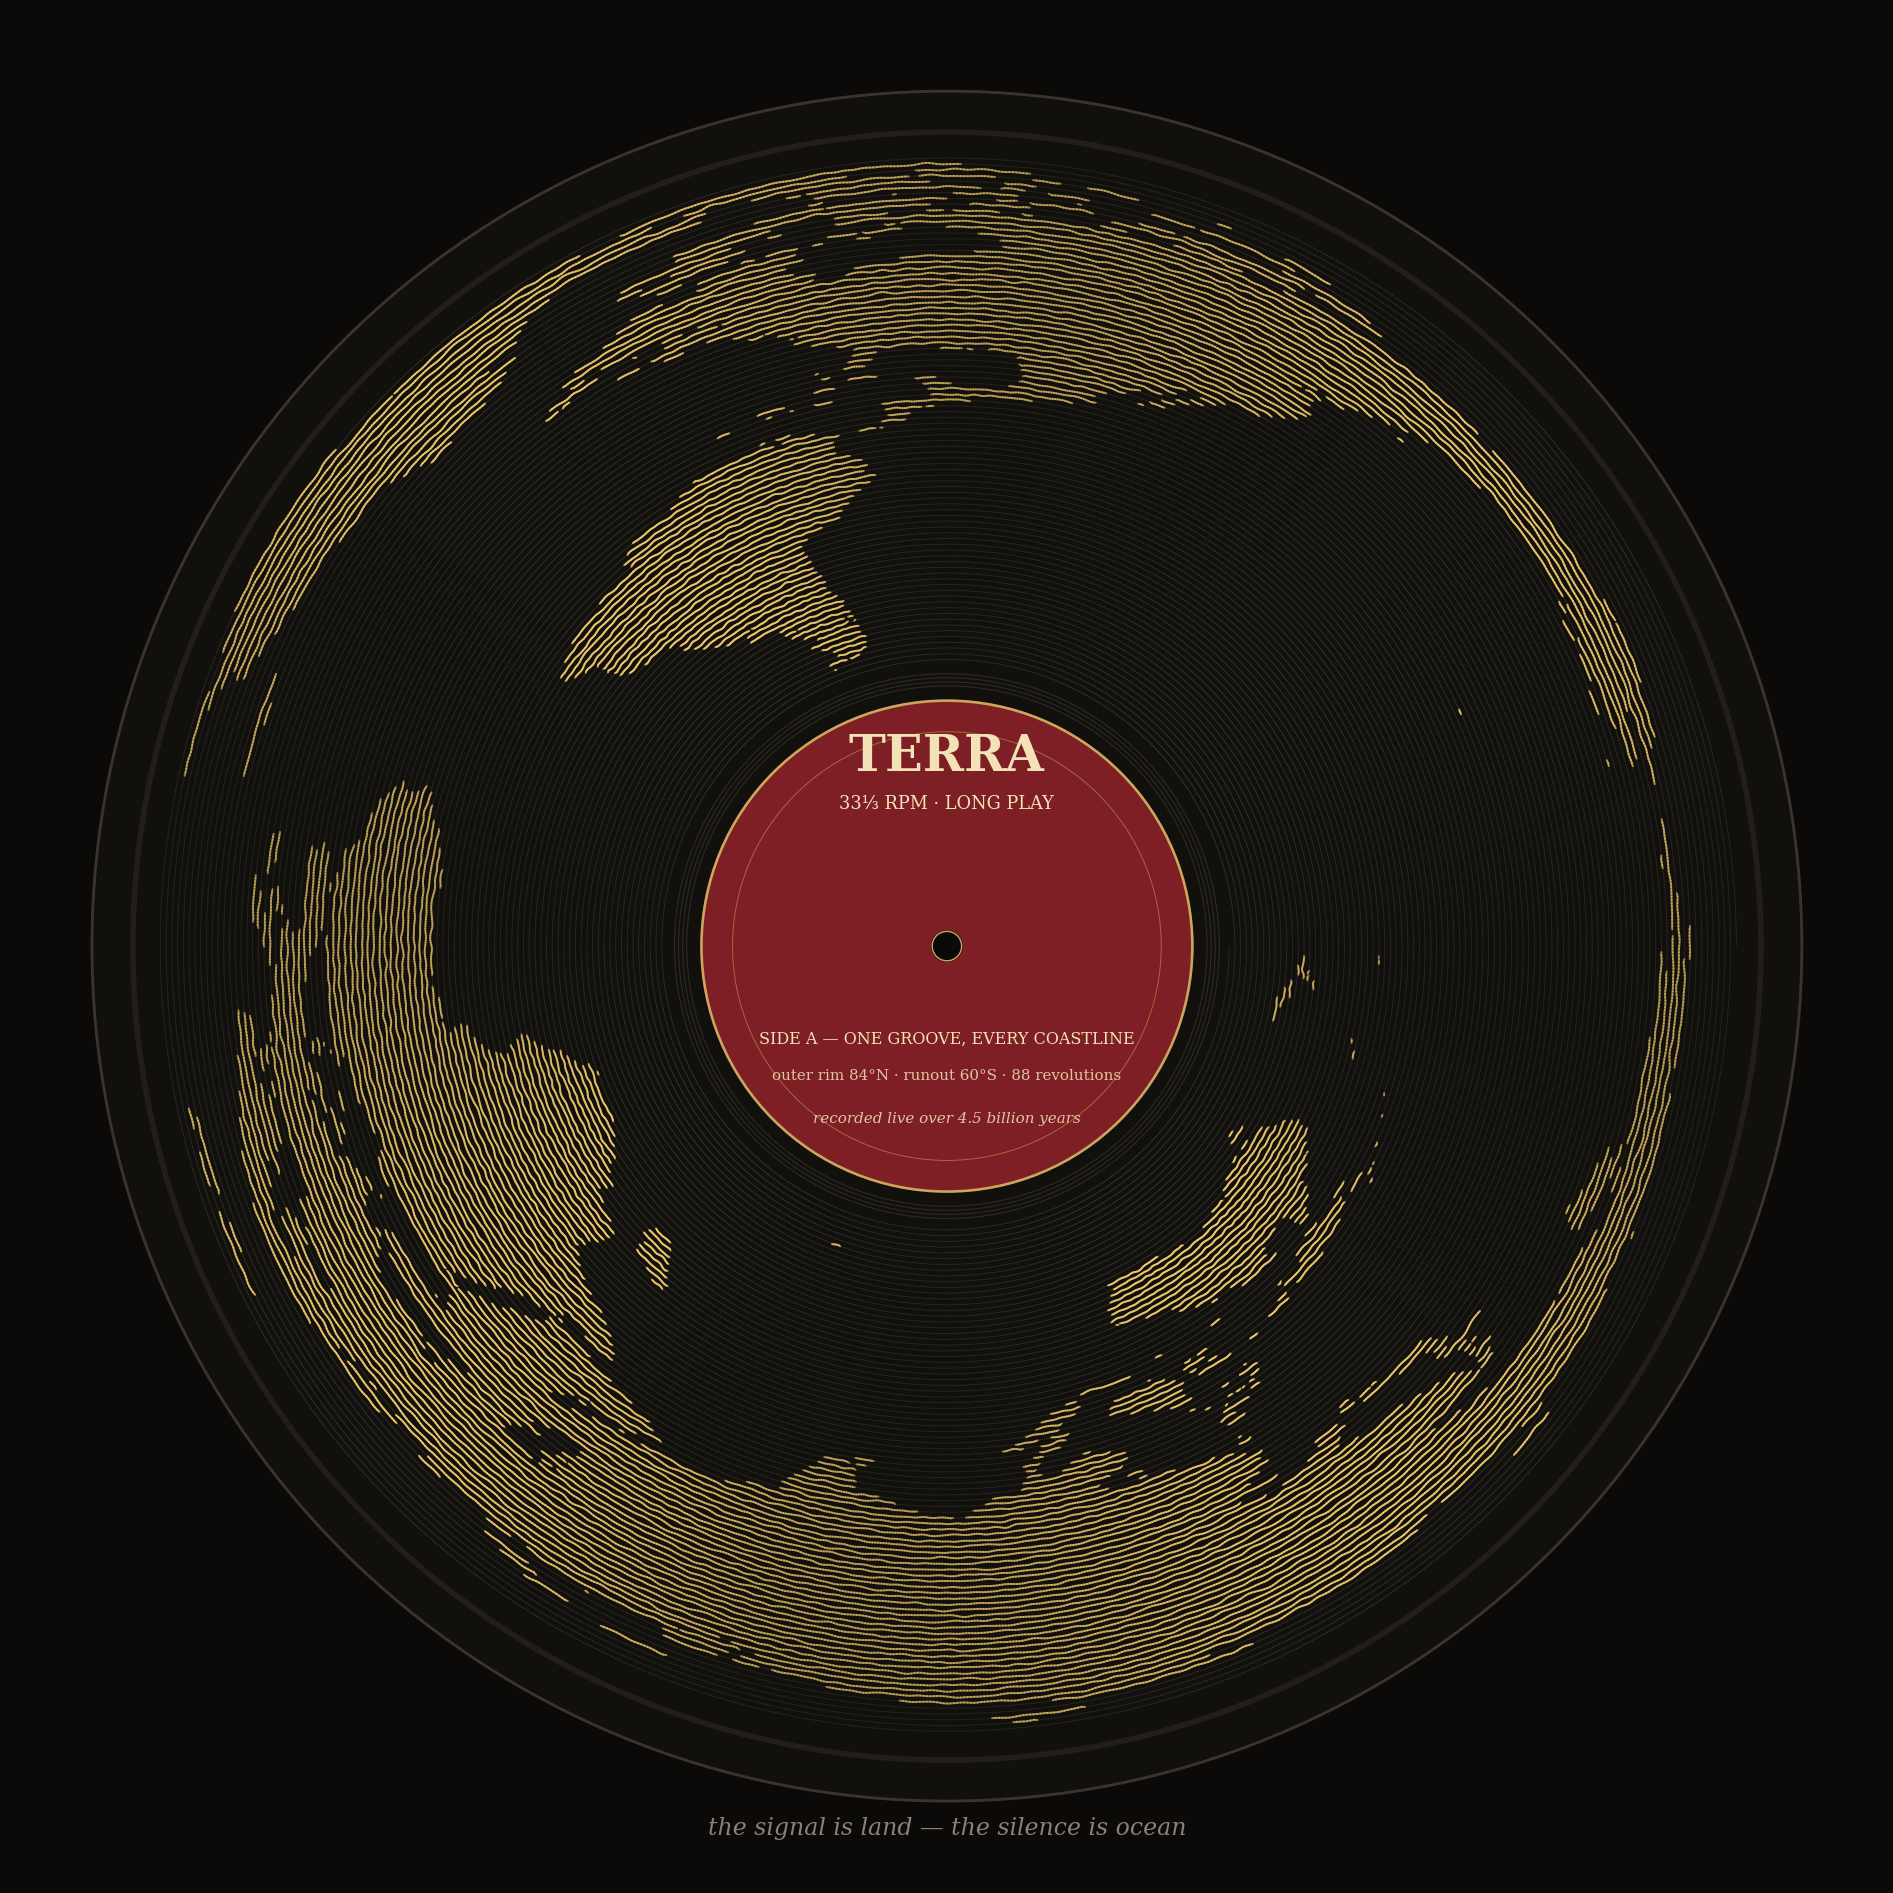

Recreate this plot in Python.
"""TERRA, 33 1/3 RPM — the planet pressed to vinyl.

One continuous spiral groove, outer rim = 84N, inner runout = 60S.
As the needle travels the spiral, longitude is the rotation angle and
latitude is the groove radius. Wherever the groove crosses land the
"signal" modulates — continents become the loud passages of the record.

Pure GeoPandas/Shapely + Matplotlib. No basemap service, no GIS suite.
"""

import numpy as np
import geopandas as gpd
import shapely
from matplotlib import pyplot as plt
from matplotlib.collections import LineCollection
from matplotlib.patches import Circle

WORLD_SHP = "/tmp/gpd14/geopandas/datasets/naturalearth_lowres/naturalearth_lowres.shp"

rng = np.random.default_rng(42)

# ---------------------------------------------------------------- geography
world = gpd.read_file(WORLD_SHP)
land = shapely.union_all(world.geometry.values)
shapely.prepare(land)

# ---------------------------------------------------------------- the groove
R_OUT, R_IN = 0.965, 0.345          # groove band radii
LAT_TOP, LAT_BOT = 84.0, -60.0      # latitude carried by the groove band
N_REV = 88                          # revolutions of the spiral
SAMPLES_PER_REV = 1400

n = N_REV * SAMPLES_PER_REV
t = np.linspace(0.0, 1.0, n)
theta = 2 * np.pi * N_REV * t
radius = R_OUT - (R_OUT - R_IN) * t

lon = (np.degrees(theta) % 360.0) - 180.0
lat = LAT_TOP - (LAT_TOP - LAT_BOT) * t
on_land = shapely.contains_xy(land, lon, lat)

# Audio-like signal: smoothed noise, only audible over land
pitch = (R_OUT - R_IN) / N_REV                       # spacing between grooves
raw = rng.normal(0.0, 1.0, n)
kernel = np.hanning(9); kernel /= kernel.sum()
signal = np.convolve(raw, kernel, mode="same")
signal += 0.6 * np.sin(theta * 31.0) * np.convolve(rng.normal(0, 1, n), kernel, mode="same")
signal /= np.abs(signal).max()

amp = np.where(on_land, 0.38 * pitch, 0.03 * pitch)
r_mod = radius + amp * signal

x = r_mod * np.cos(theta)
y = r_mod * np.sin(theta)

# ---------------------------------------------------------------- styling
BG = "#0b0a08"
GOLD = np.array([0.93, 0.78, 0.42])     # land signal
GROOVE = np.array([0.36, 0.34, 0.31])   # silent vinyl groove

pts = np.column_stack([x, y]).reshape(-1, 1, 2)
segs = np.concatenate([pts[:-1], pts[1:]], axis=1)

# vinyl sheen: two soft angular highlights sweeping across the disc
sheen = 0.62 + 0.38 * np.cos(2.0 * (theta - 0.7)) ** 2
base_rgb = np.where(on_land[:, None], GOLD, GROOVE)
alpha = np.where(on_land, 0.95, 0.34) * sheen
colors = np.concatenate([base_rgb, alpha[:, None]], axis=1)[:-1]
widths = np.where(on_land, 0.85, 0.45)[:-1]

fig, ax = plt.subplots(figsize=(14, 14), dpi=170)
fig.patch.set_facecolor(BG)
ax.set_facecolor(BG)
ax.set_aspect("equal")
ax.axis("off")
ax.set_xlim(-1.12, 1.12)
ax.set_ylim(-1.12, 1.12)

# disc body
ax.add_patch(Circle((0, 0), 1.045, color="#11100d", zorder=0))
ax.add_patch(Circle((0, 0), 1.045, fill=False, ec="#3a352c", lw=1.2, zorder=6))
ax.add_patch(Circle((0, 0), 0.995, fill=False, ec="#221f1a", lw=2.4, zorder=1))

ax.add_collection(LineCollection(segs, colors=colors, linewidths=widths,
                                 capstyle="round", zorder=2))

# lead-out grooves and label
for r in np.linspace(R_IN - 0.012, 0.318, 4):
    ax.add_patch(Circle((0, 0), r, fill=False, ec="#2c2922", lw=0.5, zorder=2))

ax.add_patch(Circle((0, 0), 0.30, color="#7d1f24", zorder=3))           # label
ax.add_patch(Circle((0, 0), 0.30, fill=False, ec="#caa75c", lw=1.1, zorder=4))
ax.add_patch(Circle((0, 0), 0.262, fill=False, ec="#caa75c", lw=0.4, alpha=0.55, zorder=4))
ax.add_patch(Circle((0, 0), 0.018, color=BG, zorder=5))                  # spindle
ax.add_patch(Circle((0, 0), 0.018, fill=False, ec="#caa75c", lw=0.6, zorder=5))

label_kw = dict(ha="center", color="#f3e2b8", zorder=5, family="DejaVu Serif")
ax.text(0, 0.215, "TERRA", fontsize=21, weight="bold", **label_kw)
ax.text(0, 0.168, "33⅓ RPM · LONG PLAY", fontsize=7.5, **label_kw)
ax.text(0, -0.118, "SIDE A — ONE GROOVE, EVERY COASTLINE", fontsize=6.8, **label_kw)
ax.text(0, -0.163, "outer rim 84°N · runout 60°S · 88 revolutions",
        fontsize=6.4, alpha=0.85, **label_kw)
ax.text(0, -0.215, "recorded live over 4.5 billion years", fontsize=6.4,
        style="italic", alpha=0.85, **label_kw)

ax.text(0, -1.085, "the signal is land — the silence is ocean",
        ha="center", color="#8a8273", fontsize=10, family="DejaVu Serif",
        style="italic")

fig.savefig("map-art/01_vinyl_earth.png", facecolor=BG, bbox_inches="tight",
            pad_inches=0.18)
print("wrote map-art/01_vinyl_earth.png")
